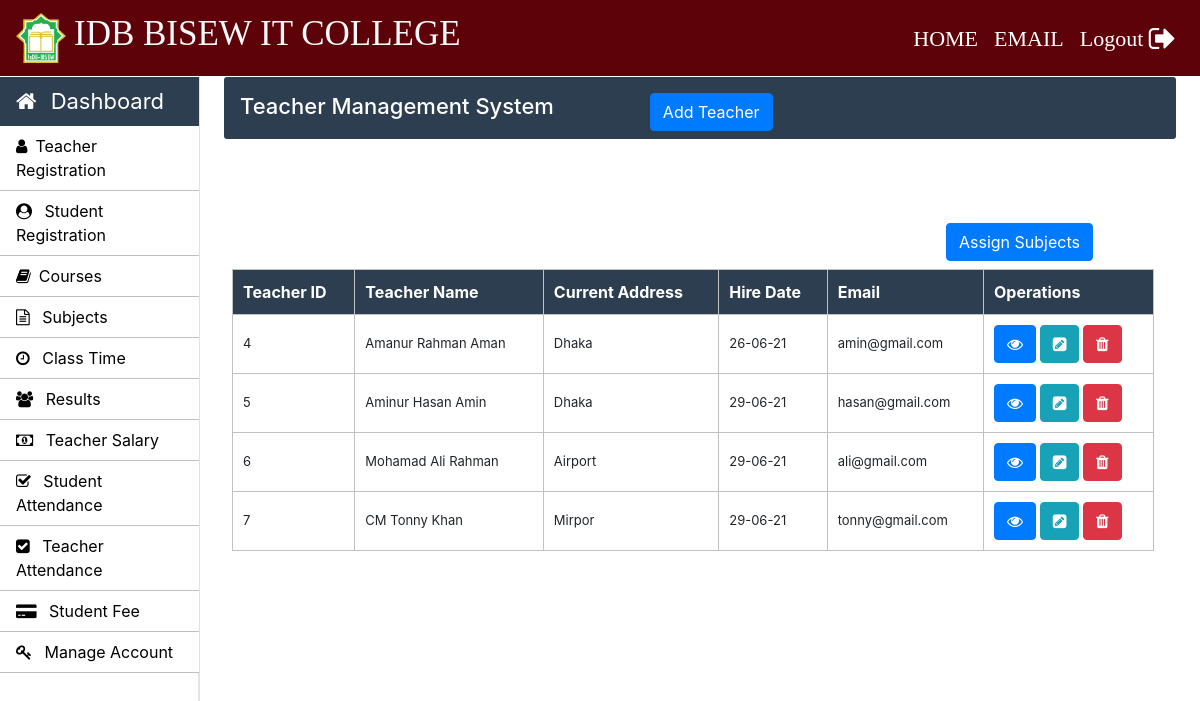
Screenshot of /Admin/teacher.php (signed in) with the database file from the repository.
### tables this page shows
CREATE TABLE `teacher_info` (
  `teacher_id` int(11) NOT NULL,
  `first_name` varchar(30) NOT NULL,
  `middle_name` varchar(30) NOT NULL,
  `last_name` varchar(30) NOT NULL,
  `father_name` varchar(50) NOT NULL,
  `email` varchar(30) NOT NULL,
  `phone_no` varchar(11) NOT NULL,
  `profile_image` blob NOT NULL,
  `teacher_status` varchar(10) NOT NULL,
  `application_status` varchar(10) NOT NULL,
  `cnic` varchar(15) NOT NULL,
  `dob` varchar(15) NOT NULL,
  `other_phone` int(11) NOT NULL,
  `gender` varchar(10) NOT NULL,
  `permanent_address` varchar(100) NOT NULL,
  `current_address` varchar(100) NOT NULL,
  `place_of_birth` varchar(50) NOT NULL,
  `matric_complition_date` varchar(10) NOT NULL,
  `matric_awarded_date` varchar(10) NOT NULL,
  `matric_certificate` varchar(100) NOT NULL,
  `fa_complition_date` varchar(10) NOT NULL,
  `fa_awarded_date` varchar(10) NOT NULL,
  `fa_certificate` varchar(100) NOT NULL,
  `ba_complition_date` varchar(10) NOT NULL,
  `ba_awarded_date` varchar(10) NOT NULL,
  `ba_certificate` varchar(100) NOT NULL,
  `ma_complition_date` varchar(10) NOT NULL,
  `ma_awarded_date` varchar(100) NOT NULL,
  `ma_certificate` varchar(101) NOT NULL,
  `last_qualification` varchar(20) NOT NULL,
  `state` varchar(20) NOT NULL,
  `hire_date` varchar(10) NOT NULL
);

### Admin/teacher.php (the view, shortened to what this page needs)
<?php
		require_once "../connection/connection.php";
	?>
<!doctype html>
<html lang="en">
	<head>
	</head>
	<body>
		<?php include('../common/common-header.php') ?>
		<?php include('../common/admin-sidebar.php') ?>
		<main role="main" class="col-xl-10 col-lg-9 col-md-8 ml-sm-auto px-md-4 mb-2 w-100">
			<div class="sub-main">
				<div class="text-center d-flex flex-wrap flex-md-nowrap pt-3 pb-2 mb-3 text-white admin-dashboard pl-3">
					<div class="d-flex">
						<h4 class="mr-5">Teacher Management System </h4>
						<button type="button" class="btn btn-primary ml-5" data-toggle="modal" data-target=".bd-example-modal-lg">Add Teacher</button>
					</div>
				</div>
				<div class="row w-100">
				</div>
				<div class="row w-100">
					<div class="col-md-12 ml-2">
						<section class="mt-3">
							<div class="row">
								<div class="col-md-3 offset-9 pt-5 mb-2">
									<button type="button" class="btn btn-primary" data-toggle="modal" data-target=".bd-example-modal-lg1">Assign Subjects</button>
								</div>
							</div>
							<table class="w-100 table-elements mb-5 table-three-tr" cellpadding="10">
								<tr class="table-tr-head table-three text-white">
									<th>Teacher ID</th>
									<th>Teacher Name</th>
									<th>Current Address</th>
									<th>Hire Date</th>
									<th>Email</th>
									<th>Operations</th>
								</tr>
								<?php
								$query="select teacher_id,first_name,middle_name,last_name,current_address,ma_certificate,hire_date,email from teacher_info";
								$run=mysqli_query($con,$query);
								while($row=mysqli_fetch_array($run)) {
									echo "<tr>";
									echo "<td>".$row["teacher_id"]."</td>";
									echo "<td>".$row["first_name"]." ".$row["middle_name"]." ".$row["last_name"]."</td>";
									echo "<td>".$row["current_address"]."</td>";
									echo "<td>".$row["hire_date"]."</td>";
									echo "<td>".$row["email"]."</td>";
									echo	"<td width='170'><a class='btn btn-primary' href=display-teacher.php?teacher_id=".$row['teacher_id']."><i class='fa fa-eye aria-hidden'='true'></i></a>
										<a class='btn btn-info' href=teacher-personal-information.php?teacher_id=".$row['teacher_id']."><i class='fa fa-pencil-square' aria-hidden='true'></i></a>
										<a class='btn btn-danger' href=delete-function.php?teacher_id=".$row['teacher_id']."><i class='fa fa-trash' aria-hidden='true'></i></a></td>";
									echo "</tr>";
								}
								?>
							</table>
						</section>
					</div>
				</div>
			</div>
		</main>
	</body>
</html>

### Css/style.css (style rules this page uses)
h4 { font-size: 22px; }
.admin-dashboard { margin-top: 1px !important; background: #2c3e50 !important; border-radius: 3px; }
.table-elements tr, td, th { font-size: 13px; border: 1px solid rgb(194, 193, 193); padding-left: 10px !important; }
.table-three { background: #2c3e50 !important; }
.table-tr-head { height: 45px !important; padding: 10px !important; margin-top: 5px !important; }
.table-font-for-transcript td, th { font-size: 16px !important; }

### rows the page displays
teacher_info: teacher_id "4", first_name "Amanur", middle_name "Rahman", last_name "Aman", current_address "Dhaka", hire_date "26-06-21", email "amin@gmail.com"
teacher_info: teacher_id "5", first_name "Aminur", middle_name "Hasan", last_name "Amin", current_address "Dhaka", hire_date "29-06-21", email "hasan@gmail.com"
teacher_info: teacher_id "6", first_name "Mohamad", middle_name "Ali", last_name "Rahman", current_address "Airport", hire_date "29-06-21", email "ali@gmail.com"
teacher_info: teacher_id "7", first_name "CM", middle_name "Tonny", last_name "Khan", current_address "Mirpor", hire_date "29-06-21", email "tonny@gmail.com"
